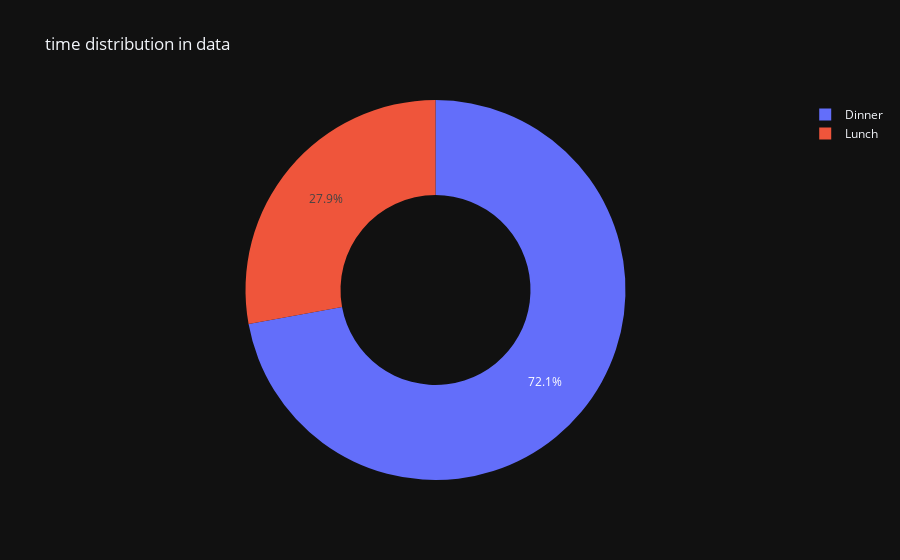

Notebook code for this chart:
### Code cell
get_pie_chart(tips, 'time')

### Figure 1 — Plotly figure (JSON) as saved in the notebook; plotly's stock layout.template omitted (floating-point values rounded to 4 significant figures)
{"data": [{"domain": {"x": [0, 1], "y": [0, 1]}, "hole": 0.5, "hovertemplate": "time=%{label}<br>value=%{value}<extra></extra>", "labels": ["Dinner", "Lunch"], "legendgroup": "", "name": "", "showlegend": true, "type": "pie", "values": [176, 68]}], "layout": {"legend": {"tracegroupgap": 0}, "title": {"text": "time distribution in data"}}}
